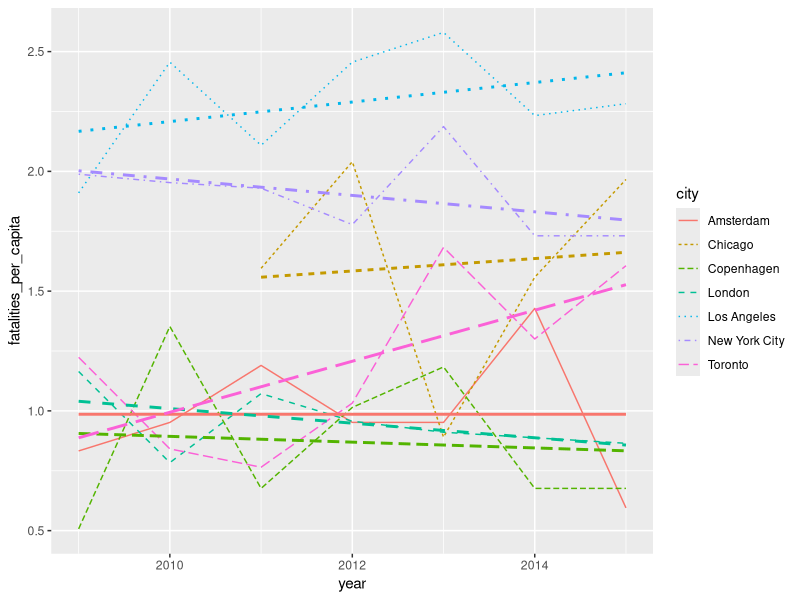
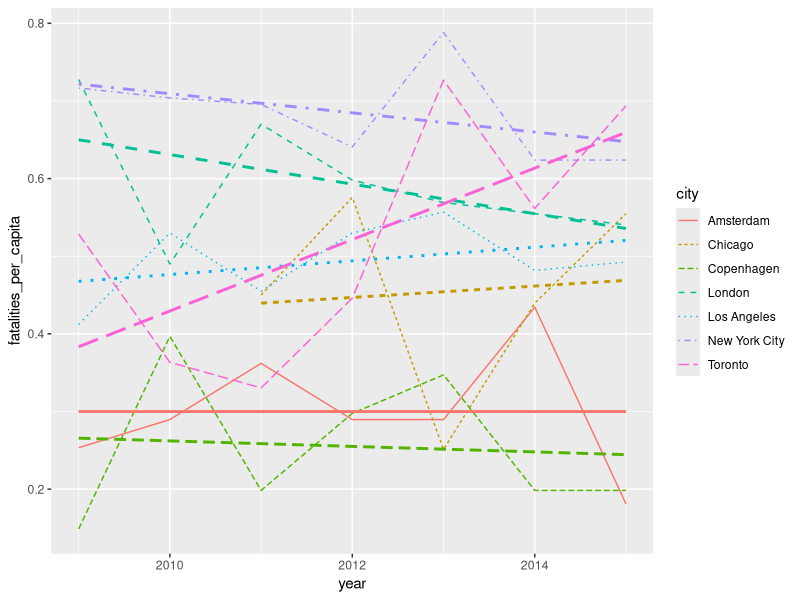
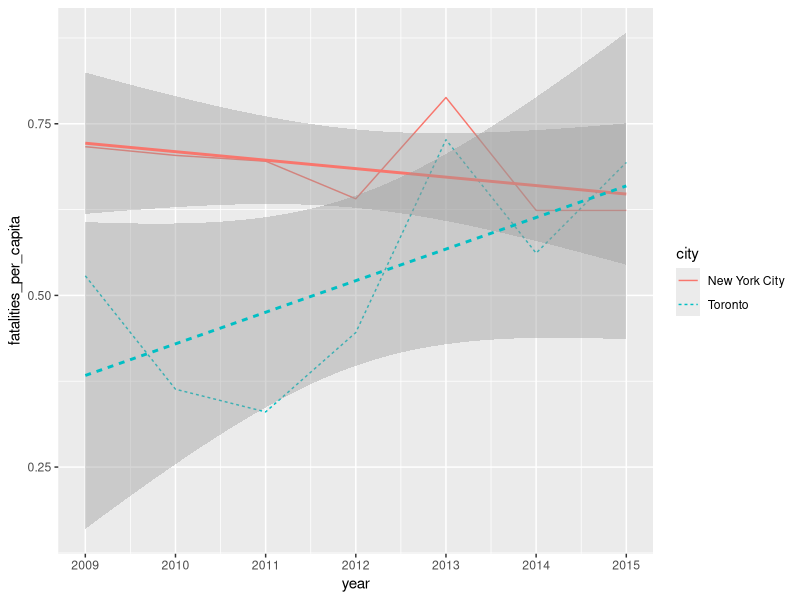
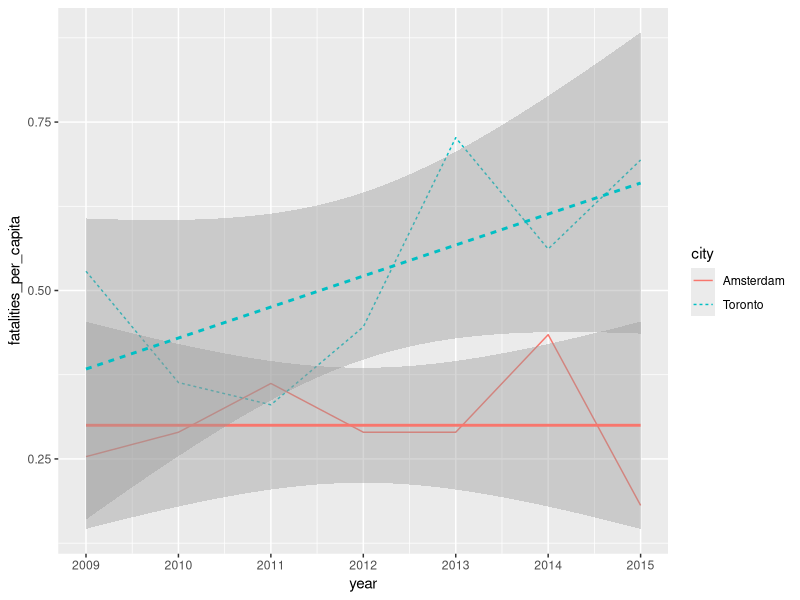

Generate these figures, in order, with R:
## ---- chunk 1
knitr::opts_chunk$set(echo = TRUE)
library(ggplot2)
d = read.csv("city-safety-comparison.csv")
years = c(2009, 2010, 2011, 2012, 2013, 2014, 2015)
## ---- chunk 2
d$fatalities_per_capita = d$fatal_total / d$city_population * 100000
ggplot(data=d, aes(x=year, y=fatalities_per_capita, group=city)) + 
  geom_line(aes(linetype=city, color=city)) +
  geom_smooth(method = "lm", se=FALSE, aes(linetype=city, group=city, color=city), show.legend = FALSE)
## ---- chunk 3
d$fatalities_per_capita = d$fatal_total / d$metro_population * 100000
ggplot(data=d, aes(x=year, y=fatalities_per_capita, group=city)) + 
  geom_line(aes(linetype=city, color=city)) +
  geom_smooth(method = "lm", se=FALSE, aes(linetype=city, group=city, color=city), show.legend = FALSE)
## ---- chunk 4
d$fatalities_per_capita = d$fatal_total / d$metro_population * 100000
d2 = d[ which(d$city %in% c("Toronto", "New York City")), ]
ggplot(data=d2, aes(x=year, y=fatalities_per_capita, group=city)) +
  geom_line(aes(linetype=city, color=city)) +
  geom_smooth(method = "lm", aes(linetype=city, group=city, color=city), show.legend = FALSE) + 
  scale_x_continuous(breaks = years)
## ---- chunk 5
d$fatalities_per_capita = d$fatal_total / d$metro_population * 100000
d2 = d[ which(d$city %in% c("Amsterdam", "Toronto")), ]
ggplot(data=d2, aes(x=year, y=fatalities_per_capita, group=city)) +
  geom_line(aes(linetype=city, color=city)) +
  geom_smooth(method = "lm", aes(linetype=city, group=city, color=city), show.legend = FALSE) + 
  scale_x_continuous(breaks = years)
